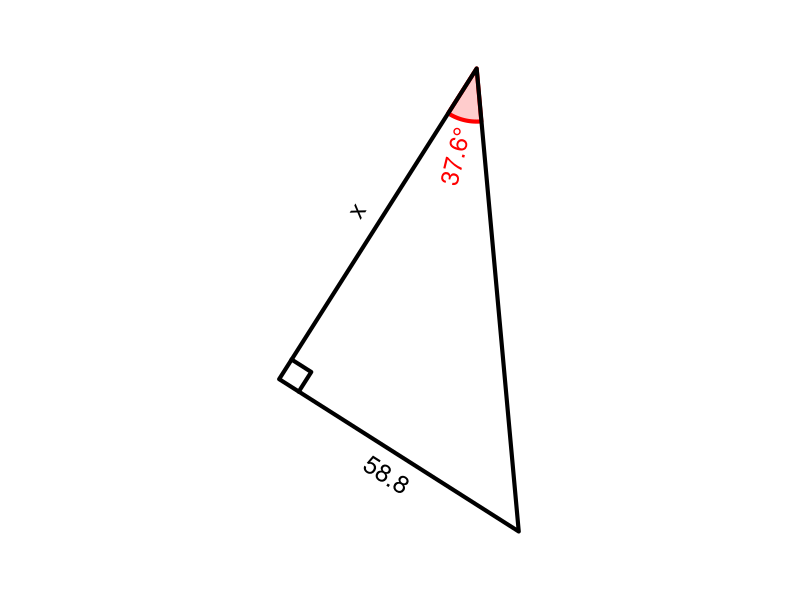

Generate this figure with R:
## ---- chunk 1
qt = 8 #sample(1:12,1)
cex = 1.5
lwd = 4
# al,ol,hl,th
while(T){
    deg = runif(1,15,79)
    th = deg/180*pi
    hl = runif(1,10,100)
    ol = hl*sin(th)
    al = hl*cos(th)
    if(ol>11 && al>11 && hl<99){break}
}
if(qt==1){ #ol=hl*sin(th)
    hyp = signif(hl,3)
    ang = signif(deg,3)
    labs = c("","x",sprintf("%.1f",hyp),sprintf("%.1f°",ang)) #a,o,h,t
    ans = signif(hyp*sin(ang/180*pi),3)
    ansstr = sprintf("%.1f",ans)
    atag = paste0("$$\\sin(",ang,")=\\frac{x}{",hyp,"}$$\n$$x=",hyp,"\\cdot\\sin(",ang,")$$\n\n $$x=",ans,"$$")
}
if(qt==2){ #hl=ol/sin(th)
    opp = signif(ol,3)
    ang = signif(deg,3)
    labs = c("",sprintf("%.1f",opp),"x",sprintf("%.1f°",ang)) #a,o,h,t
    ans = signif(opp/sin(ang/180*pi),3)
    ansstr = sprintf("%.1f",ans)
    atag = paste0("$$\\sin(",ang,")=\\frac{",opp,"}{x}$$\n$$x=\\frac{",opp,"}{\\sin(",ang,")}$$\n\n $$x=",ans,"$$")
}
if(qt==3){ #th=asin(ol/hl)
    opp = signif(ol,3)
    hyp = signif(hl,3)
    labs = c("",sprintf("%.1f",opp),sprintf("%.1f",hyp),"x°") #a,o,h,t
    ans = signif(asin(opp/hyp)/pi*180,3)
    ansstr = sprintf("%.1f",ans)
    atag = paste0("$$\\sin(x)=\\frac{",opp,"}{",hyp,"}$$\n$$x=\\arcsin\\left(\\frac{",opp,"}{",hyp,"}\\right)$$\n\n $$x=",ans,"$$")
}
if(qt==4){ #al=hl*cos(th)
    hyp = signif(hl,3)
    ang = signif(deg,3)
    labs = c("x","",sprintf("%.1f",hyp),sprintf("%.1f°",ang)) #a,o,h,t
    ans = signif(hyp*cos(ang/180*pi),3)
    ansstr = sprintf("%.1f",ans)
    atag = paste0("$$\\cos(",ang,")=\\frac{x}{",hyp,"}$$\n$$x=",hyp,"\\cdot\\cos(",ang,")$$\n\n $$x=",ans,"$$")
}
if(qt==5){ #hl=al/cos(th)
    adj = signif(al,3)
    ang = signif(deg,3)
    labs = c(sprintf("%.1f",adj),"","x",sprintf("%.1f°",ang)) #a,o,h,t
    ans = signif(adj/cos(ang/180*pi),3)
    ansstr = sprintf("%.1f",ans)
    atag = paste0("$$\\cos(",ang,")=\\frac{",adj,"}{x}$$\n$$x=\\frac{",adj,"}{\\cos(",ang,")}$$\n\n $$x=",ans,"$$")
}
if(qt==6){ #th=acos(al/hl)
    adj = signif(al,3)
    hyp = signif(hl,3)
    labs = c(sprintf("%.1f",adj),"",sprintf("%.1f",hyp),"x°") #a,o,h,t
    ans = signif(acos(adj/hyp)/pi*180,3)
    ansstr = sprintf("%.1f",ans)
    atag = paste0("$$\\cos(x)=\\frac{",adj,"}{",hyp,"}$$\n$$x=\\arccos\\left(\\frac{",adj,"}{",hyp,"}\\right)$$\n\n $$x=",ans,"$$")
}
if(qt==7){ #ol=al*tan(th)
    adj = signif(al,3)
    ang = signif(deg,3)
    labs = c(sprintf("%.1f",adj),"x","",sprintf("%.1f°",ang)) #a,o,h,t
    ans = signif(adj*tan(ang/180*pi),3)
    ansstr = sprintf("%.1f",ans)
    atag = paste0("$$\\tan(",ang,")=\\frac{x}{",adj,"}$$\n$$x=",adj,"\\cdot\\tan(",ang,")$$\n\n $$x=",ans,"$$")
}
if(qt==8){ #al=ol/tan(th)
    opp = signif(ol,3)
    ang = signif(deg,3)
    labs = c("x",sprintf("%.1f",opp),"",sprintf("%.1f°",ang)) #a,o,h,t
    ans = signif(opp/tan(ang/180*pi),3)
    ansstr = sprintf("%.1f",ans)
    atag = paste0("$$\\tan(",ang,")=\\frac{",opp,"}{x}$$\n$$x=\\frac{",opp,"}{\\tan(",ang,")}$$\n\n $$x=",ans,"$$")
}
if(qt==9){ #th=atan(ol/al)
    opp = signif(ol,3)
    adj = signif(al,3)
    labs = c(sprintf("%.1f",adj),sprintf("%.1f",opp),"","x°") #a,o,h,t
    ans = signif(atan(opp/adj)/pi*180,3)
    ansstr = sprintf("%.1f",ans)
    atag = paste0("$$\\tan(x)=\\frac{",opp,"}{",adj,"}$$\n$$x=\\arctan\\left(\\frac{",opp,"}{",adj,"}\\right)$$\n\n $$x=",ans,"$$")
}
if(qt==10){
    opp = signif(ol,3)
    adj = signif(al,3)
    labs = c(sprintf("%.1f",adj),sprintf("%.1f",opp),"x","") #a,o,h,t
    ansstr = sprintf("%.1f",signif(sqrt(opp^2+adj^2),3))
    ans = signif(sqrt(opp^2+adj^2),3)
    atag = paste0("$$",opp,"^2+",adj,"^2=x^2$$\n$$x=\\sqrt{",opp^2,"+",adj^2,"}$$\n\n $$x=",ans,"$$")
}
if(qt==11){
    opp = signif(ol,3)
    hyp = signif(hl,3)
    labs = c("x",sprintf("%.1f",opp),sprintf("%.1f",hyp),"") #a,o,h,t
    ansstr = sprintf("%.1f",signif(sqrt(hyp^2-opp^2),3))
    ans = signif(sqrt(hyp^2-opp^2),3)
    atag = paste0("$$",opp,"^2+x^2=",hyp,"^2$$\n$$x=\\sqrt{",hyp^2,"-",opp^2,"}$$\n\n $$x=",ans,"$$")
}
if(qt==12){
    adj = signif(al,3)
    hyp = signif(hl,3)
    labs = c(sprintf("%.1f",adj),"x",sprintf("%.1f",hyp),"") #a,o,h,t
    ansstr = sprintf("%.1f",signif(sqrt(hyp^2-adj^2),3))
    ans = signif(sqrt(hyp^2-adj^2),3)
    atag = paste0("$$x^2+",adj,"^2=",hyp,"^2$$\n$$x=\\sqrt{",hyp^2,"-",adj^2,"}$$\n\n $$x=",ans,"$$")
}
hstr = labs[3]
astr = labs[1]
ostr = labs[2]
angstr = labs[4]


## ---- chunk 2
par(mar=c(0,0,0,0),pty="s")
refl = sample(c(T,F),1)
bmp = 0.05
xs = c(0,cos(th),cos(th))
ys = c(0,0,sin(th))
xlo = cos(th)+bmp
ylo = sin(th)/2
srto = 90
xla = cos(th)/2
yla = -bmp
srta = 0
xlh = cos(th)/2+bmp*cos(th+pi/2)
ylh = sin(th)/2+bmp*sin(th+pi/2)
srth = th/pi*180
xang = 1.5*bmp*cos(seq(0,th,pi/360))/th
yang = 1.5*bmp*sin(seq(0,th,pi/360))/th
xlang = 1.5*bmp*cos(th/2)/th+bmp/3*cos(th/2)
ylang = 1.5*bmp*sin(th/2)/th+bmp/3*sin(th/2)
srtang = th/2/pi*180
xsq = c(cos(th)-bmp,cos(th)-bmp,cos(th))
ysq = c(0,bmp,bmp)
if(refl){
    xs = -xs
    xlo = -xlo
    srto = -90
    xla = -xla
    srta = 0
    xlh = -xlh
    srth = -th/pi*180
    xang = -xang
    xlang = -xlang
    srtang = -th/2/pi*180
    xsq = -xsq
}
rotang = runif(1,0,2*pi)
xs2 = xs*cos(rotang)-ys*sin(rotang)
ys2 = xs*sin(rotang)+ys*cos(rotang)
xlo2 = xlo*cos(rotang)-ylo*sin(rotang)
ylo2 = xlo*sin(rotang)+ylo*cos(rotang)
srto2 = (srto+rotang/pi*180+90)%%180-90
xla2 = xla*cos(rotang)-yla*sin(rotang)
yla2 = xla*sin(rotang)+yla*cos(rotang)
srta2 = (srta+rotang/pi*180+90)%%180-90
xlh2 = xlh*cos(rotang)-ylh*sin(rotang)
ylh2 = xlh*sin(rotang)+ylh*cos(rotang)
srth2 = (srth+rotang/pi*180+90)%%180-90
srtang2 = (srtang+rotang/pi*180+90)%%180-90
xang2 = xang*cos(rotang)-yang*sin(rotang)
yang2 = xang*sin(rotang)+yang*cos(rotang)
xlang2 = xlang*cos(rotang)-ylang*sin(rotang)
ylang2 = xlang*sin(rotang)+ylang*cos(rotang)
xsq2 = xsq*cos(rotang)-ysq*sin(rotang)
ysq2 = xsq*sin(rotang)+ysq*cos(rotang)
xxx = c(xs2,xlo2,xla2,xlh2,xlang2)
yyy = c(ys2,ylo2,yla2,ylh2,ylang2)
widx = (max(xxx)-min(xxx))/2
widy = (max(yyy)-min(yyy))/2
midx = (max(xxx)+min(xxx))/2
midy = (max(yyy)+min(yyy))/2
wid = max(c(widx,widy))
plot(0,0,"n",xlim=c(midx-wid*1.2,midx+wid*1.2),ylim=c(midy-wid*1.2,midy+wid*1.2),axes=F,ann=F)
angadj = (xlang2<0)*1
if(angstr!=""){
    polygon(c(0,xang2),c(0,yang2),border="red",col=rgb(1,0,0,0.2),lwd=lwd)
    text(xlang2,ylang2,angstr,srt=srtang2,col="red",cex=cex,adj=angadj)
}
polygon(xs2,ys2,lwd=lwd)
lines(xsq2,ysq2,lwd=lwd)
text(xlo2,ylo2,ostr,srt=srto2,cex=cex)
text(xla2,yla2,astr,srt=srta2,cex=cex)
text(xlh2,ylh2,hstr,srt=srth2,cex=cex)
# alist = paste0(alist,ansstr,"\n",collapse="")
